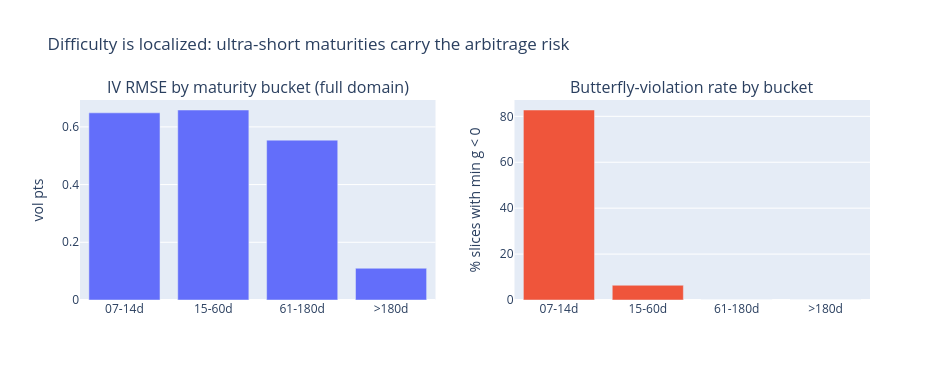

The code cell stored with this chart in its notebook:
### Code cell
# --- maturity-bucket analysis (the table that localizes the violations) ---
if bench is not None:
    slice_full, _ = bench["full"]
    sl = slice_full.with_columns([
        pl.when(pl.col("tau") * 365 <= 14).then(pl.lit("07-14d"))
          .when(pl.col("tau") * 365 <= 60).then(pl.lit("15-60d"))
          .when(pl.col("tau") * 365 <= 180).then(pl.lit("61-180d"))
          .otherwise(pl.lit(">180d")).alias("bucket"),
        pl.when(pl.col("k_at_min_g") < -0.6).then(pl.lit("deep put wing"))
          .when(pl.col("k_at_min_g") > 0.4).then(pl.lit("deep call wing"))
          .otherwise(pl.lit("core")).alias("viol_zone"),
    ])
    tab = (sl.group_by("bucket")
             .agg((pl.col("svi_rmse_iv").median() * 100).alias("rmse_med"),
                  ((pl.col("svi_min_g") < -1e-6).mean() * 100).alias("viol_pct"),
                  pl.len().alias("n"))
             .sort("bucket"))
    print(tab)
    zone = (sl.filter(pl.col("svi_min_g") < -1e-6).group_by("viol_zone")
              .agg(pl.len().alias("n_violations")).sort("n_violations", descending=True))
    print("\nWhere do butterfly violations sit (location of min g)?"); print(zone)

    fig = make_subplots(rows=1, cols=2, subplot_titles=(
        "IV RMSE by maturity bucket (full domain)", "Butterfly-violation rate by bucket"))
    order = ["07-14d", "15-60d", "61-180d", ">180d"]
    tabp = tab.to_pandas().set_index("bucket").reindex(order)
    fig.add_trace(go.Bar(x=order, y=tabp["rmse_med"], marker_color="#636efa", showlegend=False), 1, 1)
    fig.add_trace(go.Bar(x=order, y=tabp["viol_pct"], marker_color="#ef553b", showlegend=False), 1, 2)
    fig.update_yaxes(title_text="vol pts", row=1, col=1)
    fig.update_yaxes(title_text="% slices with min g < 0", row=1, col=2)
    fig.update_layout(width=950, height=380,
                      title="Difficulty is localized: ultra-short maturities carry the arbitrage risk")
    fig.show()

### Figure 1 — Plotly figure (JSON) as saved in the notebook; plotly's stock layout.template omitted (floating-point values rounded to 4 significant figures)
{"data": [{"marker": {"color": "#636efa"}, "showlegend": false, "type": "bar", "x": ["07-14d", "15-60d", "61-180d", ">180d"], "xaxis": "x", "y": [0.6486, 0.6584, 0.554, 0.1101], "yaxis": "y"}, {"marker": {"color": "#ef553b"}, "showlegend": false, "type": "bar", "x": ["07-14d", "15-60d", "61-180d", ">180d"], "xaxis": "x2", "y": [82.76, 6.422, 0, 0], "yaxis": "y2"}], "layout": {"annotations": [{"font": {"size": 16}, "showarrow": false, "text": "IV RMSE by maturity bucket (full domain)", "x": 0.225, "xanchor": "center", "xref": "paper", "y": 1, "yanchor": "bottom", "yref": "paper"}, {"font": {"size": 16}, "showarrow": false, "text": "Butterfly-violation rate by bucket", "x": 0.775, "xanchor": "center", "xref": "paper", "y": 1, "yanchor": "bottom", "yref": "paper"}], "height": 380, "title": {"text": "Difficulty is localized: ultra-short maturities carry the arbitrage risk"}, "width": 950, "xaxis": {"anchor": "y", "domain": [0, 0.45]}, "xaxis2": {"anchor": "y2", "domain": [0.55, 1]}, "yaxis": {"anchor": "x", "domain": [0, 1], "title": {"text": "vol pts"}}, "yaxis2": {"anchor": "x2", "domain": [0, 1], "title": {"text": "% slices with min g < 0"}}}}
